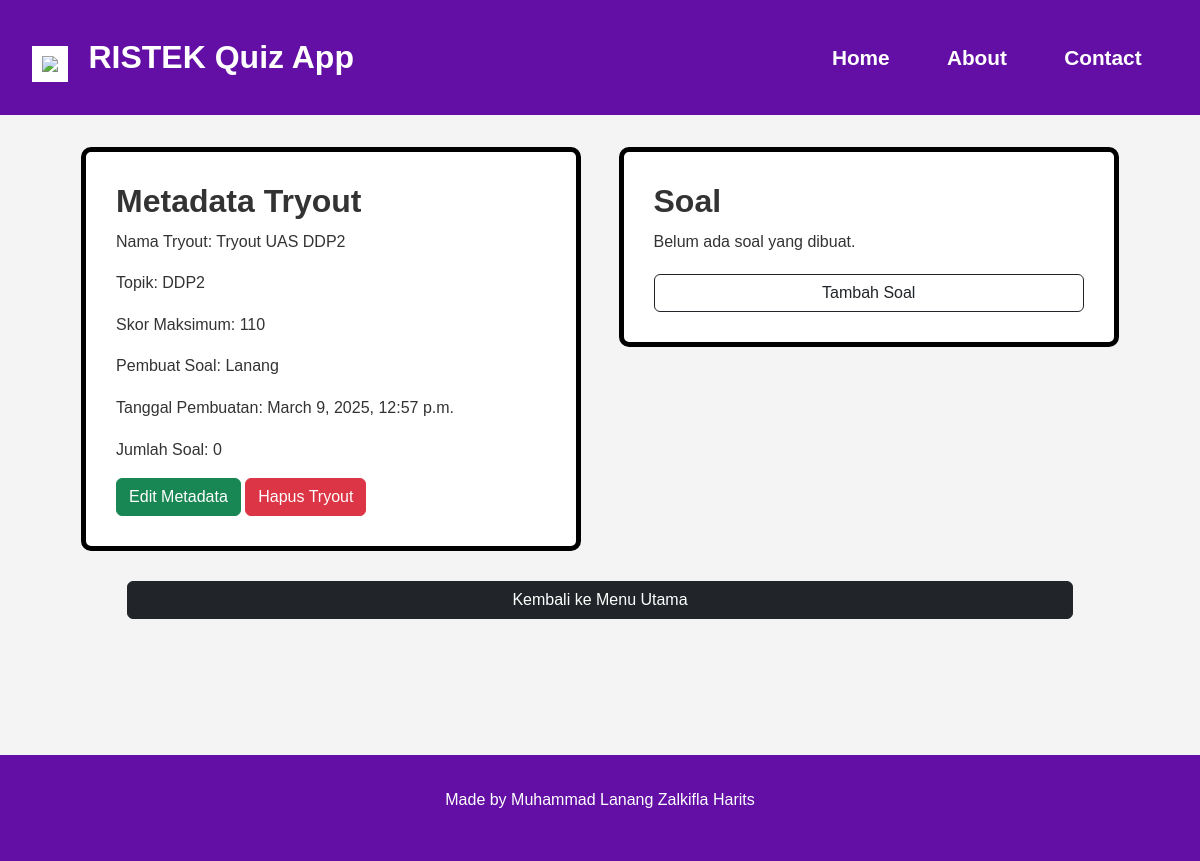
The page /view/4 on the database as committed earlier.
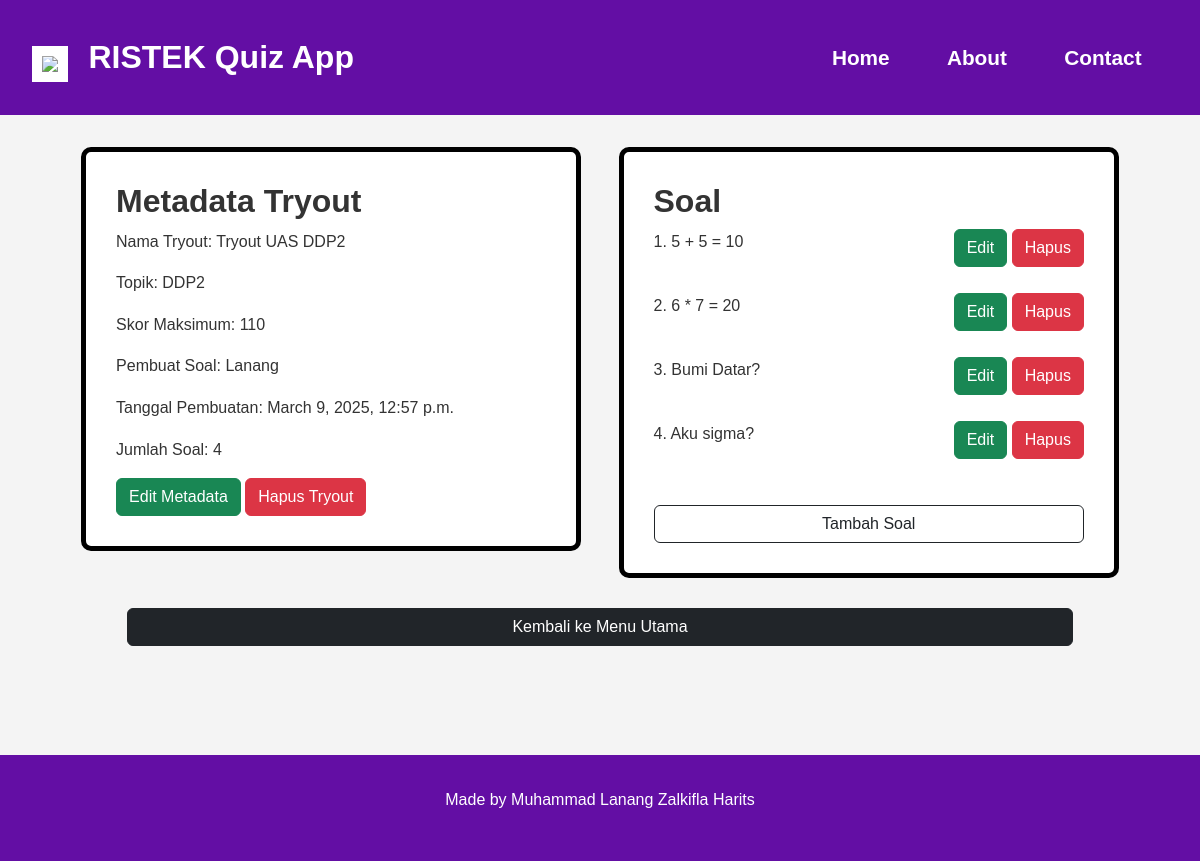
The same page on the database as committed later.
### quizapp/models.py (models this page shows, shortened)
class Tryout(models.Model):
    name = models.CharField(
        max_length=30,
        verbose_name="Nama Tryout",
        validators=[MinLengthValidator(2, "Nama Tryout harus memiliki minimal 2 karakter")]
    )
    subject = models.CharField(
        max_length=30,
        verbose_name="Topik",
        validators=[MinLengthValidator(2, "Subject Tryout harus memiliki minimal 2 karakter")]
    )
    maximum_score = models.IntegerField(
        verbose_name="Skor Maksimum",
        validators=[MinValueValidator(100, "Minimal nilainya 100 lah pak")]
    )
    quiz_author = models.CharField(
        max_length=30,
        verbose_name="Pembuat Soal",
        validators=[MinLengthValidator(3, "Nama pembuat soal harus memiliki minimal 2 karakter")]
    )
    date_created = models.DateTimeField(
        auto_now_add=True
    )
    question_count = models.IntegerField(
        verbose_name="Jumlah Soal",
        default=0
    )

class Question(models.Model):
    ANSWER_CHOICES = (
        ("", ""),
        ("Benar", "Benar"),
        ("Salah", "Salah")
    )
    question_text = models.CharField(
        max_length=100,
        verbose_name="Pertanyaan",
        validators=[MinLengthValidator(2, "Pertanyaan harus memiliki minimal 2 karakter")]
    )
    answer = models.CharField(
        max_length=10,
        verbose_name="Jawaban",
        choices=ANSWER_CHOICES,
        blank=False
    )
    tryout = models.ForeignKey(
        to=Tryout,
        null=True,
        on_delete=models.CASCADE
    )

### quizapp/views.py (the view)
# urls.py: path('view/<int:pk>', views.ViewQuiz.as_view(), name="view_quiz"),
class ViewQuiz(View):
    model = Tryout
    def get(self, request, pk):
        tryout_object = get_object_or_404(self.model, pk=pk)
        question_list = tryout_object.question_set.all()
        ctx = {'tryout_object' : tryout_object, 'question_list' : question_list}
        return render(request, 'quizapp/view_quiz.html',ctx)

### quizapp/templates/quizapp/view_quiz.html
{% extends "base.html" %}
{% block content %}
    <div class="container" >
        <div class="metadata_tryout">
            <h2 style="font-weight: bold;"> Metadata Tryout</h2>
            <p> Nama Tryout: {{ tryout_object.name }} </p>
            <p> Topik: {{ tryout_object.subject }} </p>
            <p> Skor Maksimum: {{ tryout_object.maximum_score }} </p>
            <p> Pembuat Soal: {{ tryout_object.quiz_author }} </p>
            <p> Tanggal Pembuatan: {{ tryout_object.date_created }} </p>
            <p> Jumlah Soal: {{ tryout_object.question_count }} </p>
            <a href="{% url 'update_quiz' tryout_object.id %}" type="button" class="btn btn-success"> Edit Metadata </a>
            <a href="{% url 'delete_quiz' tryout_object.id %}" type="button" class="btn btn-danger"> Hapus Tryout </a>
            <br>
        </div>
        <div class="questions">
            <h2 style="font-weight: bold;"> Soal </h2>
            {% if question_list %}
                    {% for question in question_list %}
                        <div style="min-height: 8vh">
                            {{ forloop.counter }}. {{ question.question_text }}
                            <span style="float: right">
                            <a href="{% url 'update_question' pk_tryout=tryout_object.id pk_question=question.id %}" type="button" class="btn btn-success"> Edit </a>
                            <a href="{% url 'delete_question' pk_tryout=tryout_object.id pk_question=question.id %}" type="button"  class="btn btn-danger"> Hapus </a>
                            </span>
                        </div>
                    {% endfor %}
            {% else %}
                <p> Belum ada soal yang dibuat. </p>
            {% endif %}
            <div class="d-grid gap-2  mx-auto"style="margin-top: 20px">
                <a href="{% url 'add_question' pk_tryout=tryout_object.id %}" type="button" class="btn btn-outline-dark"> Tambah Soal </a>
            </div>
        </div>
    </div>
    <div class="d-grid gap-2 col-10 mx-auto" style="margin: 30px 20px;">
        <a href="{% url 'home'  %}" type="button" class="btn btn-dark"> Kembali ke Menu Utama </a>
    </div>
{% endblock %}

Rows that differ between the two databases and show on the page:
changed Tryout "Tryout UAS DDP2": question_count "0" → "4"
added Question: question_text "5 + 5 = 10"
added Question: question_text "6 * 7 = 20"
added Question: question_text "Bumi Datar?"
added Question: question_text "Aku sigma?"
Other text that changed with them:
text no longer shown: "Belum ada soal yang dibuat."
